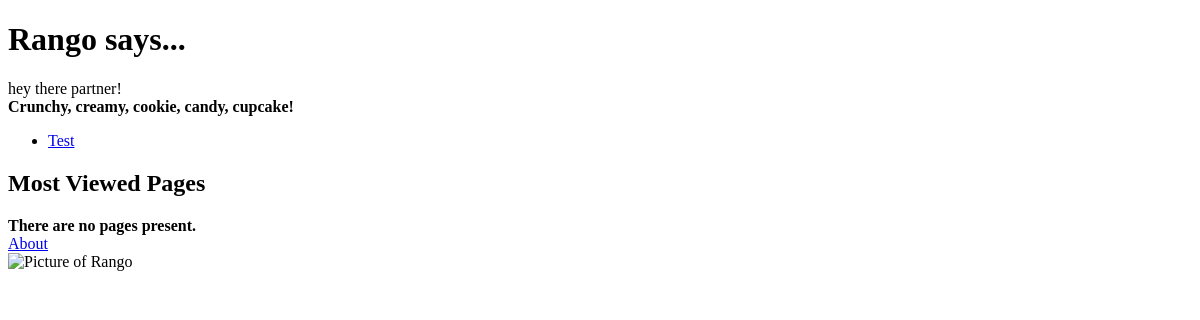
/rango/index/, run on an earlier commit of the app's database.
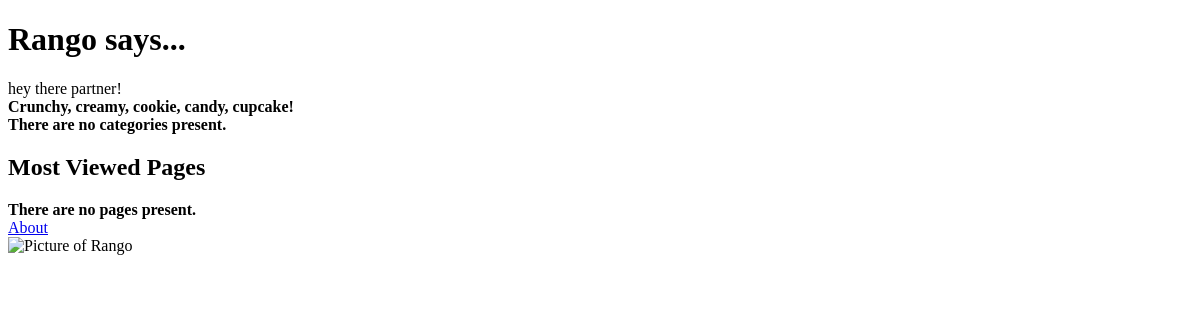
And on a later commit of the database.
### rango/models.py (models this page shows, shortened)
class Category(models.Model):
    name = models.CharField(max_length=128, unique=True)
    views = models.IntegerField(default=0)
    likes = models.IntegerField(default=0)
    slug = models.SlugField(unique=True)
    class Meta:
        verbose_name_plural = 'categories'

### rango/views.py (the view)
# urls.py: path('', views.index, name='index'),
def index(request):
    category_list = Category.objects.order_by('-likes')[:5]
    view_list = Page.objects.order_by('-views')[:5]
    context_dict = {}
    context_dict['boldmessage']= 'Crunchy, creamy, cookie, candy, cupcake!'
    context_dict['categories'] = category_list
    context_dict['pages'] = view_list
    return render(request, 'rango/index.html', context=context_dict)

### templates/rango/index.html (shortened to what this page needs)
<!DOCTYPE html>
{% load staticfiles %}
<html>
<head>
</head>
<body>
<h1>Rango says...</h1>
<div>
hey there partner! <br />
<strong>{{ boldmessage }}</strong><br />
</div>
<div>
{% if categories %}
<ul>
{% for category in categories %}
<li>
<a href="/rango/category/{{ category.slug }}/">{{ category.name }}</a>
</li>
{% endfor %}
</ul>
{% else %}
<strong>There are no categories present.</strong>
{% endif %}
<h2>Most Viewed Pages</h2>
<div>
{% if pages %}
<ul>
{% for viewss in pages %}
<li><a href="{{ viewss.url }}">{{ viewss.title }}</a></li>
{% endfor %}
</ul>
{% else %}
<strong>There are no pages present.</strong>
{% endif %}
</div>
<div>
<a href="/rango/about/">About</a><br />
<img src="{% static 'images/rango.jpg' %}" alt="Picture of Rango" />
</div>
</body>
</html>

What changed in the data, as far as the page shows it:
removed Category: name "Test"
Also different on the page:
text now shown: "There are no categories present."
